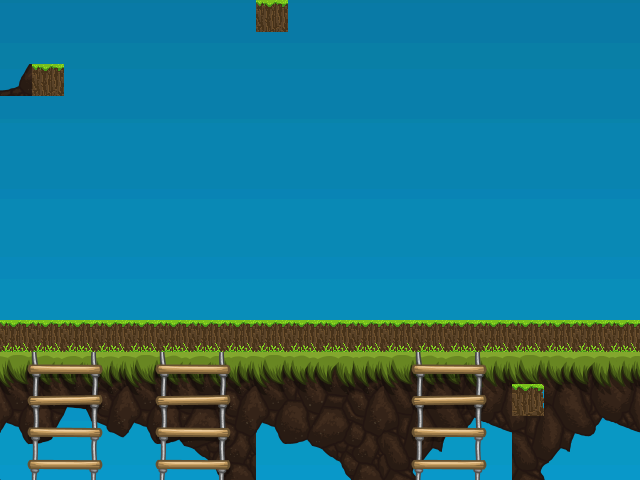

A level layout from a 2D game, rendered from its tile map. Below: a short description, then the map file with its tile-grid data intact:
An orthogonal 20x15 tile map with 32x32 px tiles, 2 tile layers (Tile Layer 2, Tile Layer 1), 2 tilesets, 1 image layer.

<map version="1.0" tiledversion="1.0.2" orientation="orthogonal" renderorder="right-down" width="20" height="15" tilewidth="32" tileheight="32" nextobjectid="1">
 <tileset firstgid="1" name="hills" tilewidth="32" tileheight="32" tilecount="512" columns="32">
  <image source="hills.png" width="1024" height="512" />
 </tileset>
 <tileset firstgid="513" name="Tiles_32x32" tilewidth="32" tileheight="32" tilecount="64" columns="8">
  <image source="Tiles_32x32.png" width="256" height="256" />
 </tileset>
 <imagelayer name="Image Layer 1" offsetx="-36" offsety="-37">
  <image source="BackgroundGradient.png" width="1280" height="1472" />
 </imagelayer>
 <layer name="Tile Layer 2" width="20" height="15">
  <data encoding="csv">
0,0,0,0,0,0,0,0,0,0,0,0,0,0,0,0,0,0,0,0,
0,0,0,0,0,0,0,0,0,0,0,0,0,0,0,0,0,0,0,0,
66,513,0,0,0,0,0,0,0,0,0,0,0,0,0,0,0,0,0,0,
0,0,0,0,0,0,0,0,0,0,0,0,0,0,0,0,0,0,0,0,
0,0,0,0,0,0,0,0,0,0,0,0,0,0,0,0,0,0,0,0,
0,0,0,0,0,0,0,0,0,0,0,0,0,0,0,0,0,0,0,0,
0,0,0,0,0,0,0,0,0,0,0,0,0,0,0,0,0,0,0,0,
0,0,0,0,0,0,0,0,0,0,0,0,0,0,0,0,0,0,0,0,
0,0,0,0,0,0,0,0,0,0,0,0,0,0,0,0,0,0,0,0,
0,0,0,0,0,0,0,0,0,0,0,0,0,0,0,0,0,0,0,0,
539,539,539,539,539,539,539,539,539,539,539,539,539,539,539,539,539,539,539,539,
0,0,0,0,0,0,0,0,0,0,0,0,0,0,0,0,0,0,0,0,
0,0,0,0,0,0,0,0,0,0,0,0,0,0,0,0,523,0,0,0,
0,0,0,0,0,0,0,0,0,0,0,0,0,0,0,0,0,0,0,0,
0,0,0,0,0,0,0,0,0,0,0,0,0,0,0,0,0,0,0,0
</data>
 </layer>
 <layer name="Tile Layer 1" width="20" height="15">
  <data encoding="csv">
0,0,0,0,0,0,0,0,513,1,0,0,0,0,0,0,0,0,0,0,
0,0,0,0,0,0,0,0,0,0,0,0,0,0,0,0,0,0,0,0,
0,0,0,0,0,0,0,0,0,0,0,0,0,0,0,0,0,0,0,0,
0,0,0,0,0,0,0,0,0,0,0,0,0,0,0,0,0,0,0,0,
0,0,0,0,0,0,0,0,0,0,0,0,0,0,0,0,0,0,0,0,
0,0,0,0,0,0,0,0,0,0,0,0,0,0,0,0,0,0,0,0,
0,0,0,0,0,0,0,0,0,0,0,0,0,0,0,0,0,0,0,0,
0,0,0,0,0,0,0,0,0,0,0,0,0,0,0,0,0,0,0,0,
0,0,0,0,0,0,0,0,0,0,0,0,0,0,0,0,0,0,0,0,
0,0,0,0,0,0,0,0,0,0,0,0,0,0,0,0,0,0,0,0,
0,0,0,0,0,0,0,0,0,0,0,0,0,0,0,0,0,0,0,0,
385,386,387,388,389,390,391,392,393,394,395,396,397,398,399,400,401,402,403,404,
417,418,419,420,421,422,423,424,425,426,427,428,429,430,431,432,514,434,435,436,
449,450,451,452,453,454,455,456,457,458,459,460,461,462,463,464,465,466,467,468,
481,482,483,484,485,486,487,488,489,490,491,492,493,494,495,496,497,498,499,500
</data>
 </layer>
</map>
